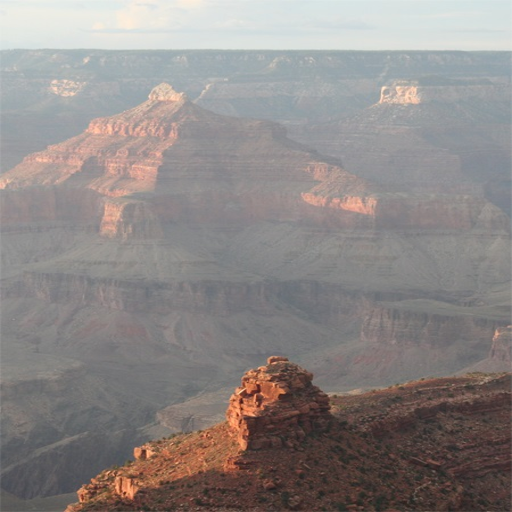
#> input picture MATLAB/canyon_512.bmp, 512 x 512 px, found by its file name
$ python Dehaze_v7.py   (older library calls are emulated)
#> lines starting #> are read from the running program, lines starting #| are printed output that depends on the picture; after the words box and inside, x2 and y2 are one past the last pixel; in counts of white or black regions, pixels touching at a corner belong together
import cv2
import numpy as np
import matplotlib.pyplot as plt


def get_dark_channel(img, patch_size):
    min_channel = np.min(img, axis=2)
    kernel = cv2.getStructuringElement(cv2.MORPH_RECT, (patch_size, patch_size))
    dark_channel = cv2.erode(min_channel, kernel)
    return dark_channel


def estimate_atmospheric_light(img, dark_channel):
    num_pixels = dark_channel.size
    top_pixels = int(0.001 * num_pixels)

    flat_dark = dark_channel.ravel()
    flat_img = img.reshape((-1, 3))

    indices = np.argsort(flat_dark)[-top_pixels:]
    A = np.max(flat_img[indices], axis=0)
    return A


def guided_filter(I, p, r, eps):
    mean_I = cv2.boxFilter(I, ddepth=-1, ksize=(r, r))
    mean_p = cv2.boxFilter(p, ddepth=-1, ksize=(r, r))
    corr_I = cv2.boxFilter(I * I, ddepth=-1, ksize=(r, r))
    corr_Ip = cv2.boxFilter(I * p, ddepth=-1, ksize=(r, r))

    var_I = corr_I - mean_I * mean_I
    cov_Ip = corr_Ip - mean_I * mean_p

    a = cov_Ip / (var_I + eps)
    b = mean_p - a * mean_I

    mean_a = cv2.boxFilter(a, ddepth=-1, ksize=(r, r))
    mean_b = cv2.boxFilter(b, ddepth=-1, ksize=(r, r))

    return mean_a * I + mean_b


def edge_aware_refine(transmission, img, window_size=5, sigma=1.0, edge_thresh=0.05):
    """
    Further refine transmission using Gaussian smoothing near edges.
    """
    # Convert to grayscale if needed
    if img.ndim == 3:
        gray = cv2.cvtColor((img * 255).astype(np.uint8), cv2.COLOR_RGB2GRAY).astype(np.float32) / 255.0
    else:
        gray = img

    # Gradient magnitude
    grad_x = cv2.Sobel(gray, cv2.CV_32F, 1, 0, ksize=3)
    grad_y = cv2.Sobel(gray, cv2.CV_32F, 0, 1, ksize=3)
    gradient_magnitude = np.sqrt(grad_x**2 + grad_y**2)

    gradient_magnitude /= np.max(gradient_magnitude) + 1e-6

    # Edge mask
    edge_mask = gradient_magnitude > edge_thresh

    # Smooth transmission using Gaussian
    gaussian_refined = cv2.GaussianBlur(transmission, (window_size, window_size), sigma)

    # Blend instead of hard replace → smoother transitions
    alpha = gradient_magnitude[..., None]  # scale between 0 and 1
    alpha = np.clip(alpha, 0, 1)

    final_refined = alpha.squeeze() * gaussian_refined + (1 - alpha.squeeze()) * transmission

    return final_refined


def dehaze_image(hazy_img, patch_size=5, omega=0.9375, t0=0.25, r=5, eps=0.003):
    dark_channel = get_dark_channel(hazy_img, patch_size)
    A = estimate_atmospheric_light(hazy_img, dark_channel)

    # Raw transmission
    raw_transmission = 1 - omega * dark_channel

    # Guided filter refinement
    gray_img = cv2.cvtColor((hazy_img * 255).astype(np.uint8), cv2.COLOR_RGB2GRAY) / 255.0
    refined_transmission = guided_filter(gray_img, raw_transmission, r, eps)
    refined_transmission = np.maximum(refined_transmission, t0)

    # Edge-aware Gaussian refinement
    refined_transmission = edge_aware_refine(refined_transmission, hazy_img)

    # Recover scene radiance
    dehazed_img = (hazy_img - A) / refined_transmission[..., None] + A
    dehazed_img = np.clip(dehazed_img, 0, 1)

    return dehazed_img, refined_transmission


if __name__ == "__main__":
    # Load hazy image
    hazy_img = cv2.imread(r"C:\Users\Rohan\Documents\Images\canyon_512.bmp")
#> hazy_img is the input picture: shape (512, 512, 3); mean B, G, R 133.8, 135.4, 141.3
    hazy_img = cv2.cvtColor(hazy_img, cv2.COLOR_BGR2RGB)
    hazy_img = hazy_img.astype(np.float32) / 255.0

    # Dehaze
    dehazed_img, transmission_map = dehaze_image(hazy_img)
#> in get_dark_channel, `dark_channel = cv2.erode(min_channel, kernel)`:
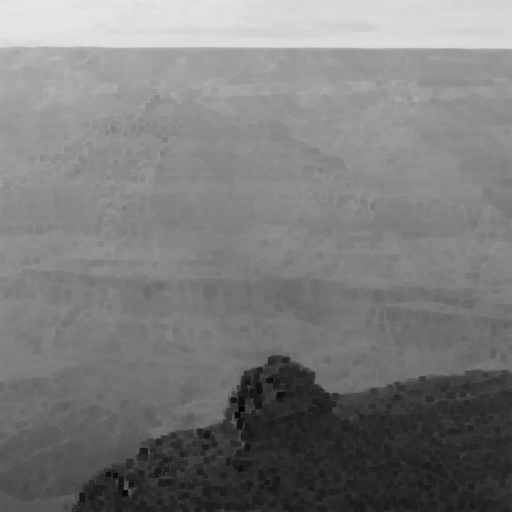
#> dark_channel: shape (512, 512) float32; min 0.0118, max 0.906, mean 0.484
#> in estimate_atmospheric_light, `indices = np.argsort(flat_dark)[-top_pixels:]`: indices = 262 values, max 11843 at index 81, min 20 at index 156, mean 4391.7
#> in estimate_atmospheric_light, `A = np.max(flat_img[indices], axis=0)`: A = [0.933, 0.937, 0.922]
#> in guided_filter, `corr_Ip = cv2.boxFilter(I * p, ddepth=-1, ksize=(r, r))`:
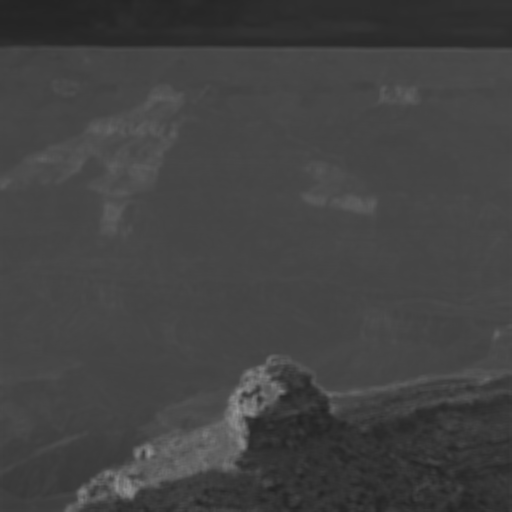
#> corr_Ip: shape (512, 512) float64; min 0.139, max 0.601, mean 0.264
#> in dehaze_image, `refined_transmission = np.maximum(refined_transmission, t0)`:
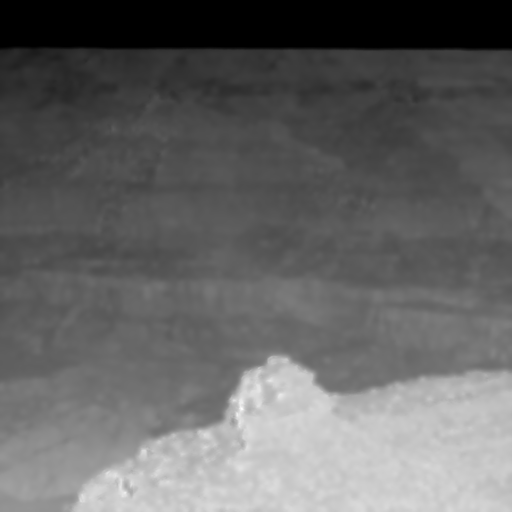
#> refined_transmission: shape (512, 512) float64; min 0.25, max 1.01, mean 0.551; drawn with min black and max white
#> in edge_aware_refine, `grad_x = cv2.Sobel(gray, cv2.CV_32F, 1, 0, ksize=3)`:
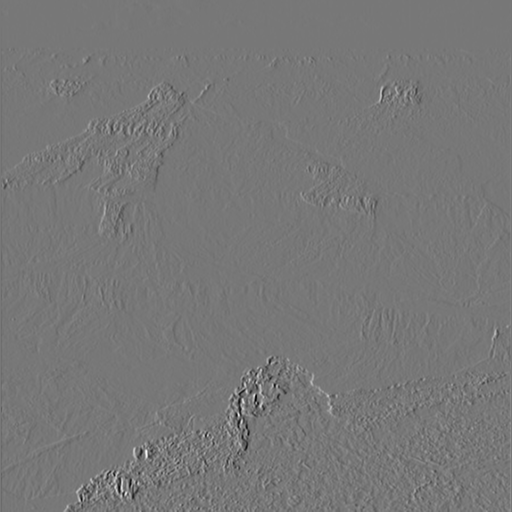
#> grad_x: shape (512, 512) float32; min -1.77, max 2, mean -0.00118; drawn with min black and max white
#> in edge_aware_refine, `grad_y = cv2.Sobel(gray, cv2.CV_32F, 0, 1, ksize=3)`:
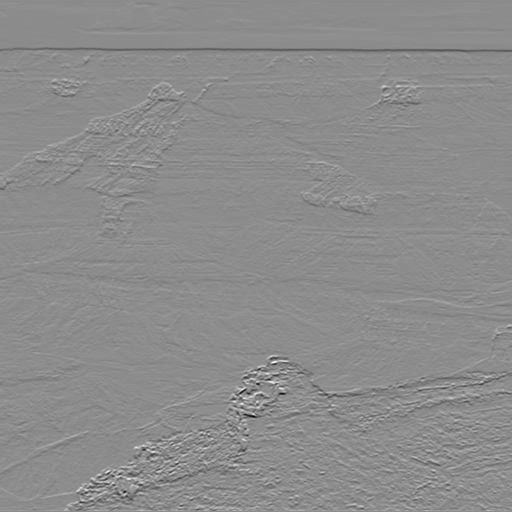
#> grad_y: shape (512, 512) float32; min -2.09, max 1.69, mean -0.0097; drawn with min black and max white
#> in edge_aware_refine, `edge_mask = gradient_magnitude > edge_thresh`:
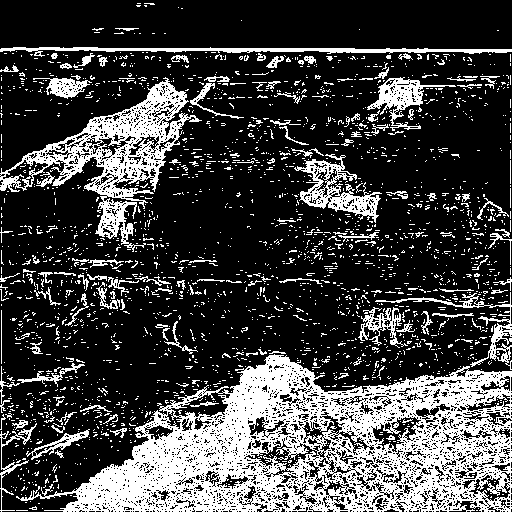
#> edge_mask: shape (512, 512) bool; 26% white; 2424 white regions (2277 under 20 px), largest, box (x1, y1, x2, y2) and area: (16, 354, 512, 512) 36890, (0, 77, 202, 252) 8145, (294, 154, 382, 223) 1956
#> in dehaze_image, `dehazed_img = np.clip(dehazed_img, 0, 1)`:
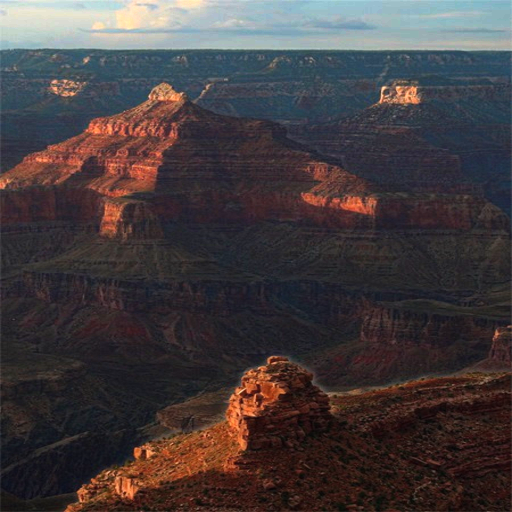
#> dehazed_img: shape (512, 512, 3) float64; mean R, G, B 0.27, 0.24, 0.247

    # Display results
    plt.figure(figsize=(40, 18))

    plt.subplot(1, 3, 1)
    plt.imshow(hazy_img)
    plt.title("Hazy Image")
    plt.axis("off")

    plt.subplot(1, 3, 2)
    plt.imshow(dehazed_img)
    plt.title("Dehazed Image")
    plt.axis("off")

    plt.subplot(1, 3, 3)
    plt.imshow(transmission_map, cmap='gray')
    plt.title("Transmission Map (Refined)")
    plt.axis("off")

    plt.show()

    # Save result
    output_img = (dehazed_img * 255).astype(np.uint8)
    # cv2.imwrite(r"C:\Users\Rohan\Documents\Images\dehazed_canyon.jpg", cv2.cvtColor(output_img, cv2.COLOR_RGB2BGR))
